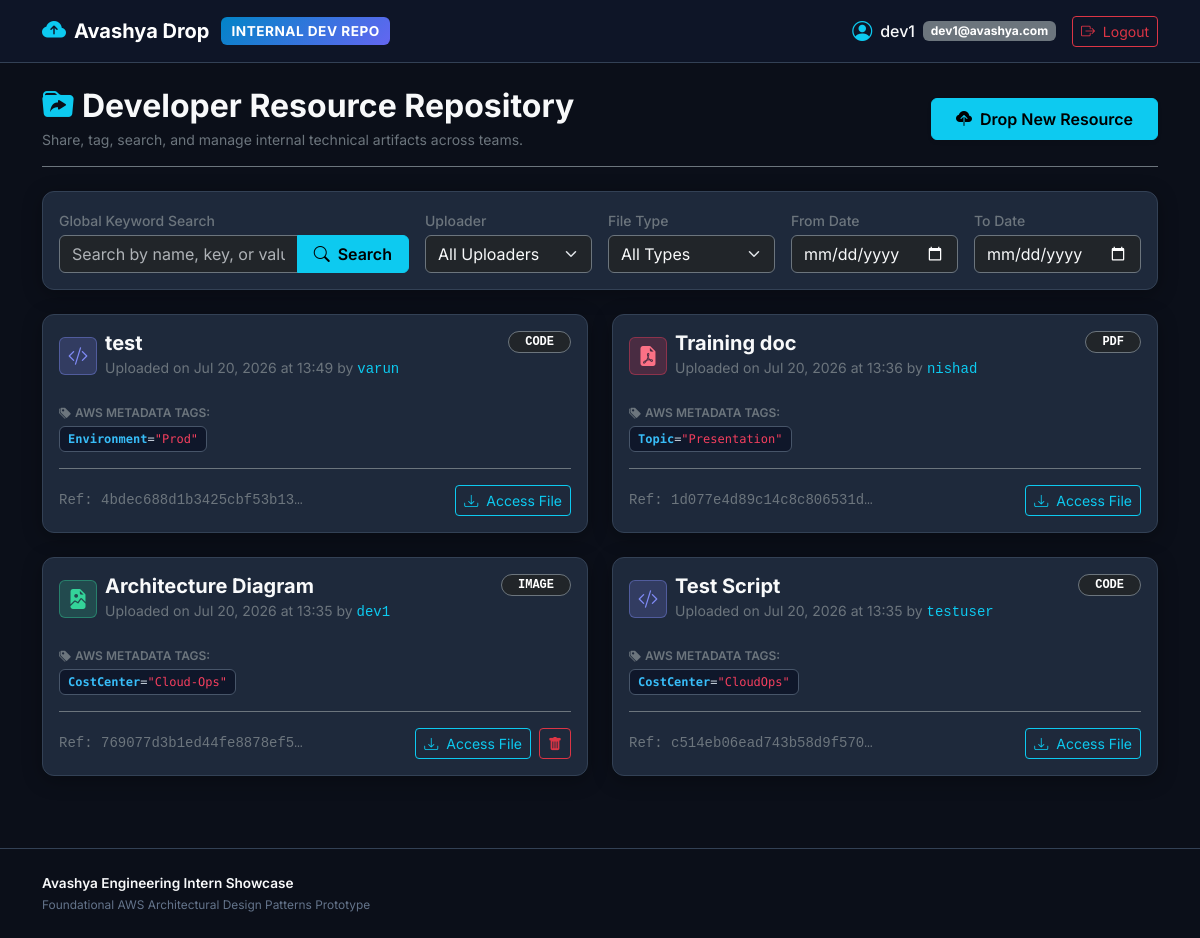
Screenshot of / (signed in) with the database file from the repository.
### models.py (models this page shows)
class User(Base):
    __tablename__ = "users"
    __table_args__ = {'extend_existing': True}
    id = Column(Integer, primary_key=True, index=True)
    username = Column(String, unique=True, index=True, nullable=False)
    email = Column(String, unique=True, index=True, nullable=False)
    hashed_password = Column(String, nullable=False)
    created_at = Column(DateTime, default=datetime.datetime.utcnow)
    items = relationship("Item", back_populates="owner", cascade="all, delete-orphan")

class Item(Base):
    __tablename__ = "items"
    __table_args__ = {'extend_existing': True}
    id = Column(Integer, primary_key=True, index=True)
    item_name = Column(String, nullable=False, index=True)
    type = Column(String, nullable=False, index=True)
    upload_date = Column(DateTime, default=datetime.datetime.utcnow, index=True)
    file_reference = Column(String, nullable=False)
    user_id = Column(Integer, ForeignKey("users.id"), nullable=False)
    owner = relationship("User", back_populates="items")
    tags = relationship("ItemTag", back_populates="item", cascade="all, delete-orphan")

class ItemTag(Base):
    __tablename__ = "item_tags"
    __table_args__ = {'extend_existing': True}
    id = Column(Integer, primary_key=True, index=True)
    item_id = Column(Integer, ForeignKey("items.id"), nullable=False)
    key = Column(String, nullable=False, index=True)
    value = Column(String, nullable=False, index=True)
    item = relationship("Item", back_populates="tags")

### app.py (the view)
@app.get("/", response_class=HTMLResponse)
def dashboard(
    request: Request,
    q: Optional[str] = Query(None),
    type: Optional[str] = Query(None),
    uploader: Optional[str] = Query(None),
    start_date: Optional[str] = Query(None),
    end_date: Optional[str] = Query(None),
    msg: Optional[str] = Query(None),
    error: Optional[str] = Query(None),
    db: Session = Depends(get_db),
    storage: BaseStorageService = Depends(get_storage_service)
):
    user = get_current_user_from_cookie(request, db)
    if not user:
        return RedirectResponse(url="/login", status_code=303)
    query = db.query(Item)
    if q and q.strip():
        search_pattern = f"%{q.strip()}%"
        query = query.outerjoin(ItemTag).filter(
            or_(
                Item.item_name.ilike(search_pattern),
                ItemTag.key.ilike(search_pattern),
                ItemTag.value.ilike(search_pattern)
            )
        ).distinct()
    if type and type in ALLOWED_TYPES:
        query = query.filter(Item.type == type)
    if uploader and uploader.strip():
        query = query.join(User).filter(User.username == uploader.strip())
    if start_date:
        try:
            s_dt = datetime.datetime.strptime(start_date, "%Y-%m-%d")
            query = query.filter(Item.upload_date >= s_dt)
        except ValueError:
            pass
    if end_date:
        try:
            e_dt = datetime.datetime.strptime(end_date, "%Y-%m-%d") + datetime.timedelta(days=1)
            query = query.filter(Item.upload_date < e_dt)
        except ValueError:
            pass
    items = query.order_by(Item.upload_date.desc()).all()
    all_users = db.query(User).order_by(User.username.asc()).all()
    for item in items:
        item.file_url = storage.get_file_url(item.file_reference)
    return templates.TemplateResponse(request=request, name="index.html", context={
        "user": user,
        "items": items,
        "all_users": all_users,
        "query_q": q or "",
        "selected_type": type or "",
        "selected_uploader": uploader or "",
        "start_date": start_date or "",
        "end_date": end_date or "",
        "msg": msg,
        "error": error
    })

### templates/index.html (shortened to what this page needs)
{% extends "base.html" %}
{% block content %}
<div class="d-flex flex-column flex-md-row justify-content-between align-items-md-center gap-3 mb-4 pb-3 border-bottom border-secondary">
    <div>
        <h2 class="fw-bold text-light mb-1">
            <i class="bi bi-folder-symlink-fill text-info me-2"></i>Developer Resource Repository
        </h2>
        <p class="text-secondary small mb-0">Share, tag, search, and manage internal technical artifacts across teams.</p>
    </div>
    <div>
        <button class="btn btn-info px-4 py-2 fw-semibold shadow-sm" data-bs-toggle="modal" data-bs-target="#uploadModal">
            <i class="bi bi-cloud-upload-fill me-2"></i>Drop New Resource
        </button>
    </div>
</div>
<div class="card card-custom p-3 mb-4">
    <form id="filterForm" action="/" method="GET" class="row g-3 align-items-center">
        <div class="col-lg-4 col-md-12">
            <label for="searchQuery" class="form-label text-secondary small fw-medium mb-1">Global Keyword Search</label>
            <div class="input-group">
                <input type="text" class="form-control bg-dark text-light border-secondary" id="searchQuery" name="q" value="{{ query_q }}" placeholder="Search by name, key, or value...">
                <button type="submit" class="btn btn-info fw-semibold px-3" id="searchBtn" title="Click to Search">
                    <i class="bi bi-search me-1"></i> Search
                </button>
            </div>
        </div>
        <div class="col-lg-2 col-md-4 col-6">
            <label for="filterUploader" class="form-label text-secondary small fw-medium mb-1">Uploader</label>
            <select class="form-select bg-dark text-light border-secondary" id="filterUploader" name="uploader" onchange="this.form.submit()">
                <option value="" {% if not selected_uploader %}selected{% endif %}>All Uploaders</option>
            </select>
        </div>
        <div class="col-lg-2 col-md-4 col-6">
            <label for="filterType" class="form-label text-secondary small fw-medium mb-1">File Type</label>
            <select class="form-select bg-dark text-light border-secondary" id="filterType" name="type" onchange="this.form.submit()">
                <option value="" {% if not selected_type %}selected{% endif %}>All Types</option>
            </select>
        </div>
        <div class="col-lg-2 col-md-4 col-6">
            <label for="startDate" class="form-label text-secondary small fw-medium mb-1">From Date</label>
            <input type="date" class="form-control bg-dark text-light border-secondary" id="startDate" name="start_date" value="{{ start_date }}" onchange="this.form.submit()">
        </div>
        <div class="col-lg-2 col-md-4 col-6">
            <label for="endDate" class="form-label text-secondary small fw-medium mb-1">To Date</label>
            <div class="input-group">
                <input type="date" class="form-control bg-dark text-light border-secondary" id="endDate" name="end_date" value="{{ end_date }}" onchange="this.form.submit()">
            </div>
        </div>
    </form>
</div>
<div class="row g-4 mb-5">
    {% if items %}
        {% for item in items %}
        <div class="col-lg-6 col-12">
            <div class="card card-custom h-100 p-3 position-relative">
                <div class="d-flex justify-content-between align-items-start mb-2">
                    <div class="d-flex align-items-center gap-2">
                        {% if item.type == 'code' %}
                            <span class="badge type-badge-code p-2 fs-5"><i class="bi bi-code-slash"></i></span>
                        {% elif item.type == 'pdf' %}
                            <span class="badge type-badge-pdf p-2 fs-5"><i class="bi bi-file-earmark-pdf-fill"></i></span>
                        {% elif item.type == 'video' %}
                            <span class="badge type-badge-video p-2 fs-5"><i class="bi bi-file-earmark-play-fill"></i></span>
                        {% elif item.type == 'image' %}
                            <span class="badge type-badge-image p-2 fs-5"><i class="bi bi-file-earmark-image-fill"></i></span>
                        {% else %}
                            <span class="badge type-badge-txt p-2 fs-5"><i class="bi bi-file-earmark-text-fill"></i></span>
                        {% endif %}
                        <div>
                            <h5 class="fw-bold text-light mb-0">{{ item.item_name }}</h5>
                            <small class="text-secondary">
                                Uploaded on {{ item.upload_date.strftime('%b %d, %Y at %H:%M') }}
                                {% if item.owner %}
                                by <span class="text-info font-monospace">{{ item.owner.username }}</span>
                                {% endif %}
                            </small>
                        </div>
                    </div>
                    <span class="badge rounded-pill bg-dark border border-secondary text-uppercase px-3 py-1 font-monospace">
                        {{ item.type }}
                    </span>
                </div>
                <div class="my-3">
                    <div class="text-secondary small fw-semibold mb-1" style="font-size: 0.75rem;">
                        <i class="bi bi-tags-fill me-1"></i>AWS METADATA TAGS:
                    </div>
                    {% if item.tags %}
                        <div class="d-flex flex-wrap gap-2">
                            {% for tag in item.tags %}
                            <span class="tag-badge">
                                <span class="tag-key">{{ tag.key }}</span>=<span class="tag-val">"{{ tag.value }}"</span>
                            </span>
                            {% endfor %}
                        </div>
                    {% else %}
                        <span class="text-muted small italic">No metadata tags assigned</span>
                    {% endif %}
                </div>
                <div class="d-flex justify-content-between align-items-center pt-3 border-top border-secondary mt-auto">
                    <div class="font-monospace text-secondary small text-truncate me-2" style="max-width: 250px;" title="{{ item.file_reference }}">
                        Ref: {{ item.file_reference }}
                    </div>
                    <div class="d-flex gap-2">
                        <a href="{{ item.file_url }}" target="_blank" class="btn btn-outline-info btn-sm">
                            <i class="bi bi-download me-1"></i> Access File
                        </a>
                        {% if user and (user.id == item.user_id or user.username == 'admin') %}
                        <form action="/items/{{ item.id }}/delete" method="POST" onsubmit="return confirm('Are you sure you want to delete this resource?');">
                            <button type="submit" class="btn btn-outline-danger btn-sm" title="Delete Item">
                                <i class="bi bi-trash-fill"></i>
                            </button>
                        </form>
                        {% endif %}
                    </div>
                </div>
            </div>
        </div>
        {% endfor %}
    {% endif %}
</div>
{% endblock %}

### templates/base.html (shortened to what this page needs)
<!DOCTYPE html>
<html lang="en" data-bs-theme="dark">
<head>
    <link href="https://cdn.jsdelivr.net/npm/bootstrap@5.3.2/dist/css/bootstrap.min.css" rel="stylesheet">
    <link href="https://cdn.jsdelivr.net/npm/bootstrap-icons@1.11.1/font/bootstrap-icons.css" rel="stylesheet">
</head>
<body>
    <nav class="navbar navbar-expand-lg navbar-dark navbar-custom sticky-top py-2">
        <div class="container">
            <a class="navbar-brand d-flex align-items-center gap-2" href="/">
                <i class="bi bi-cloud-arrow-up-fill text-info fs-4"></i>
                <span class="fw-bold tracking-tight">Avashya Drop</span>
                <span class="brand-badge ms-1">INTERNAL DEV REPO</span>
            </a>
            <div class="collapse navbar-collapse" id="navbarNav">
                <ul class="navbar-nav ms-auto align-items-center gap-3">
                    {% if user %}
                    <li class="nav-item">
                        <div class="d-flex align-items-center gap-2 text-light">
                            <i class="bi bi-person-circle text-info fs-5"></i>
                            <span class="fw-medium">{{ user.username }}</span>
                            <span class="badge bg-secondary text-lowercase">{{ user.email }}</span>
                        </div>
                    </li>
                    <li class="nav-item">
                        <a href="/logout" class="btn btn-outline-danger btn-sm">
                            <i class="bi bi-box-arrow-right me-1"></i> Logout
                        </a>
                    </li>
                    {% endif %}
                </ul>
            </div>
        </div>
    </nav>
    <main class="container py-4">
        {% block content %}{% endblock %}
    </main>
    <footer class="footer-custom">
        <div class="container text-center">
            <div class="row align-items-center g-3">
                <div class="col-md-6 text-md-start">
                    <p class="mb-0 fw-semibold text-light">Avashya Engineering Intern Showcase</p>
                    <small>Foundational AWS Architectural Design Patterns Prototype</small>
                </div>
            </div>
        </div>
    </footer>
</body>
</html>

### templates/base.html (style rules this page uses)
:root { --avashya-primary: #0f172a; --avashya-card-bg: #1e293b; --avashya-accent: #38bdf8; --avashya-purple: #818cf8; --avashya-green: #34d399; --avashya-border: #334155; }
body { font-family: 'Inter', sans-serif; background-color: #0b0f19; color: #f1f5f9; min-height: 100vh; display: flex; flex-direction: column; }
.navbar-custom { background-color: rgba(15, 23, 42, 0.9); backdrop-filter: blur(12px); border-bottom: 1px solid var(--avashya-border); }
.brand-badge { background: linear-gradient(135deg, #0284c7, #6366f1); color: #ffffff; font-weight: 700; padding: 4px 10px; border-radius: 6px; font-size: 0.85rem; letter-spacing: 0.5px; }
.card-custom { background-color: var(--avashya-card-bg); border: 1px solid var(--avashya-border); border-radius: 12px; box-shadow: 0 4px 20px rgba(0, 0, 0, 0.3); }
.tag-badge { background-color: #0f172a; border: 1px solid #475569; color: #cbd5e1; font-size: 0.75rem; padding: 3px 8px; border-radius: 6px; font-family: 'Fira Code', monospace; }
.tag-key { color: #38bdf8; font-weight: 600; }
.tag-val { color: #f43f5e; }
.type-badge-code { background-color: rgba(129, 140, 248, 0.2); color: #818cf8; border: 1px solid rgba(129, 140, 248, 0.4); }
.type-badge-pdf { background-color: rgba(244, 63, 94, 0.2); color: #fb7185; border: 1px solid rgba(244, 63, 94, 0.4); }
.type-badge-image { background-color: rgba(52, 211, 153, 0.2); color: #34d399; border: 1px solid rgba(52, 211, 153, 0.4); }
.footer-custom { margin-top: auto; background-color: #0b0f19; border-top: 1px solid var(--avashya-border); padding: 24px 0; font-size: 0.85rem; color: #64748b; }

### rows the page displays
User: username "dev1", email "dev1@avashya.com"
Item: item_name "test", upload_date "Jul 20, 2026 at 13:49", owner.username "varun", type "CODE", file_reference "4bdec688d1b3425cbf53b13…"
ItemTag: key "Environment", value "Prod"
Item: item_name "Training doc", upload_date "Jul 20, 2026 at 13:36", owner.username "nishad", type "PDF", file_reference "1d077e4d89c14c8c806531d…"
ItemTag: key "Topic", value "Presentation"
Item: item_name "Architecture Diagram", upload_date "Jul 20, 2026 at 13:35", owner.username "dev1", type "IMAGE", file_reference "769077d3b1ed44fe8878ef5…"
ItemTag: key "CostCenter", value "Cloud-Ops"
Item: item_name "Test Script", upload_date "Jul 20, 2026 at 13:35", owner.username "testuser", type "CODE", file_reference "c514eb06ead743b58d9f570…"
ItemTag: key "CostCenter", value "CloudOps"
